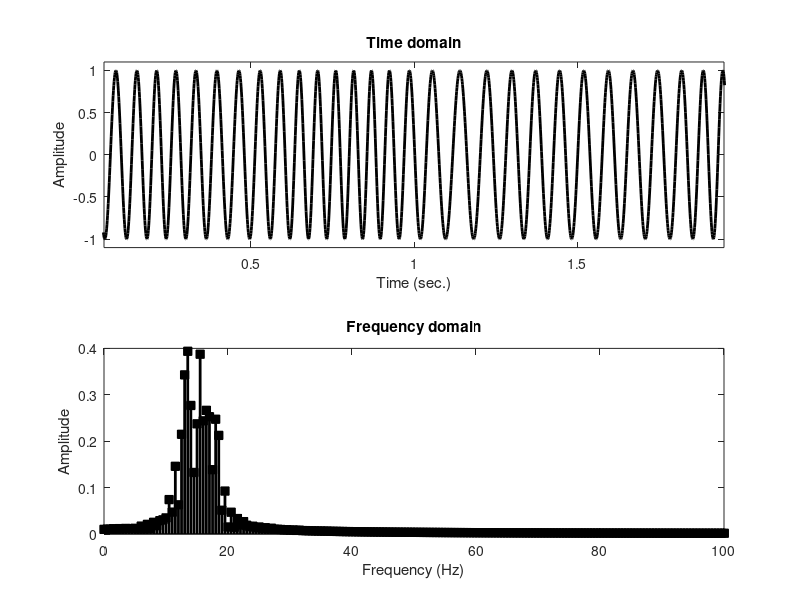

The MATLAB source for this figure:
%sin waves
srate = 1000;
time  = 0:1/srate:2-1/srate;
n     = length(time);
hz    = linspace(0,srate,n);

%%% pure sine wave
%signal = sin(2*pi*5*time);

 %%% multispectral wave
% signal = 2*sin(2*pi*5*time) + 3*sin(2*pi*7*time) + 6*sin(2*pi*14*time);
% 
% %%% white noise
% signal = randn(size(time));
% 
% %%% Brownian noise (aka random walk)
% signal = cumsum(randn(size(time)));
% 
% %%% 1/f noise
 %ps   = exp(1i*2*pi*rand(1,n/2)) .* .1+exp(-(1:n/2)/50);
 %ps   = [ps ps(:,end:-1:1)]; %make symmetric by concatenating w flipped version for iFT
 %signal = real(ifft(ps)) * n; %time domain signal obtained by taking inverse FFT of ps
% 
% %%% square wave
%signal = zeros(size(time));
%signal(sin(2*pi*3*time)>.9) = 1; %finds intervals where sin wave is near pos peak and assigns 1 at those indices
% 
% %%% AM (amplitude modulation)
 %signal = 10*interp1(rand(1,10),linspace(1,10,n),'spline') .* sin(2*pi*40*time);
% freq of 40Hz oscillating btw -1,1 over the time vector, interpl->spline
% interpolates 10 rand vals to the n points to create a smooth continuous
% function

% %%% FM (frequency modulation)
freqmod = 20*interp1(rand(1,10),linspace(1,10,n));
signal  = sin( 2*pi * ((10*time + cumsum(freqmod))/srate) );
% 
% %%% filtered noise
% signal = randn(size(time));
% s  = 5*(2*pi-1)/(4*pi);       % normalized width
% fx = exp(-.5*((hz-10)/s).^2); % gaussian
% fx = fx./max(fx);             % gain-normalize
% signal = 20*real( ifft( fft(signal).*fx) );


% compute amplitude spectrum
ampl = 2*abs(fft(signal)/n);

% plot in time domain
figure(1), clf
subplot(211) % 2x1 grid, first subplot active
plot(time,signal,'k','linew',2)
xlabel('Time (sec.)'), ylabel('Amplitude')
title('Time domain')
set(gca,'xlim',[time(1)+.05 time(end)-.05],'ylim',[min(signal)*1.1 max(signal)*1.1])

% plot in frequency domain
subplot(212) %subplot in 2x1 grid, 2nd subplot active
stem(hz,ampl,'k-s','linew',2,'markerfacecolor','k')
xlabel('Frequency (Hz)'), ylabel('Amplitude')
title('Frequency domain')
set(gca,'xlim',[0 100])
